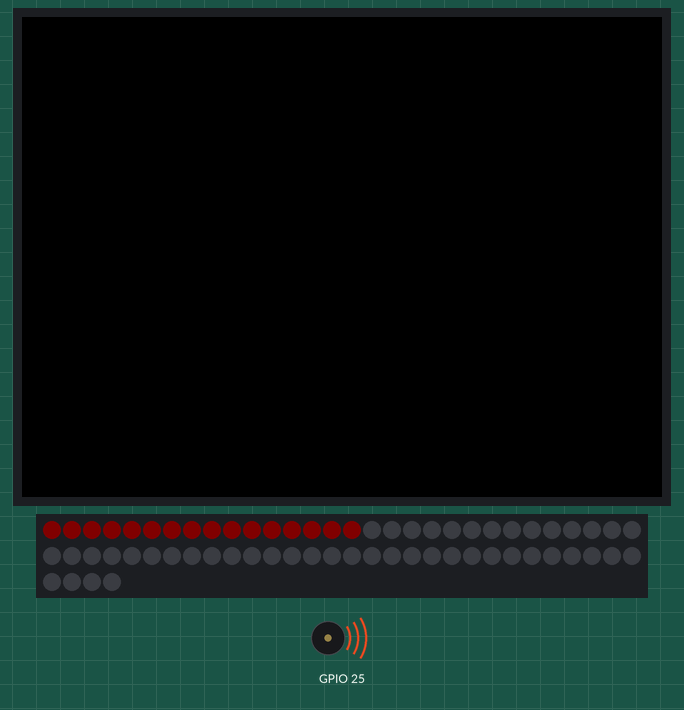
The sketch below on a simulated ESP32. Parts: 320×240 colour display, 64 RGB LEDs in strip order, left to right, continuing on the next row, buzzer (waves = sounding). Dim RGB values are drawn brighter than linear.

Above: at 0.4 s.
At 0.9 s:
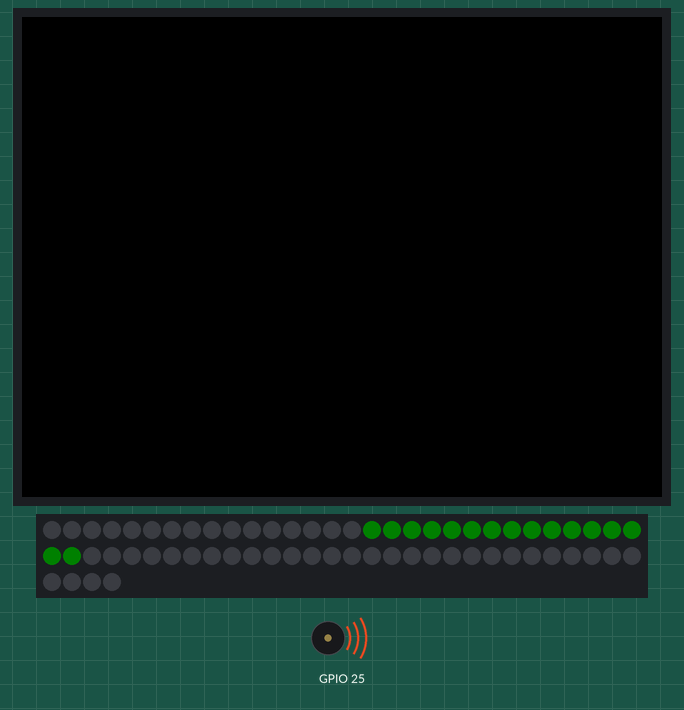
At 1.4 s:
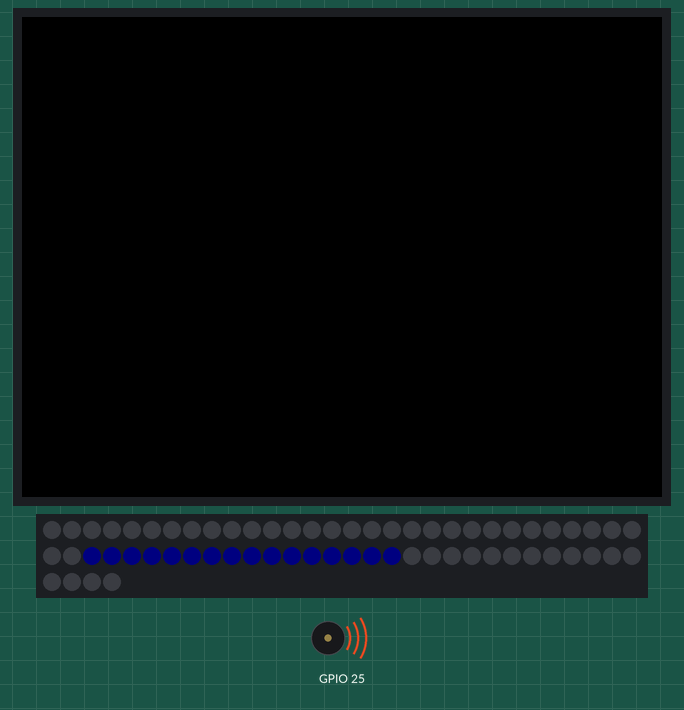
At 1.9 s:
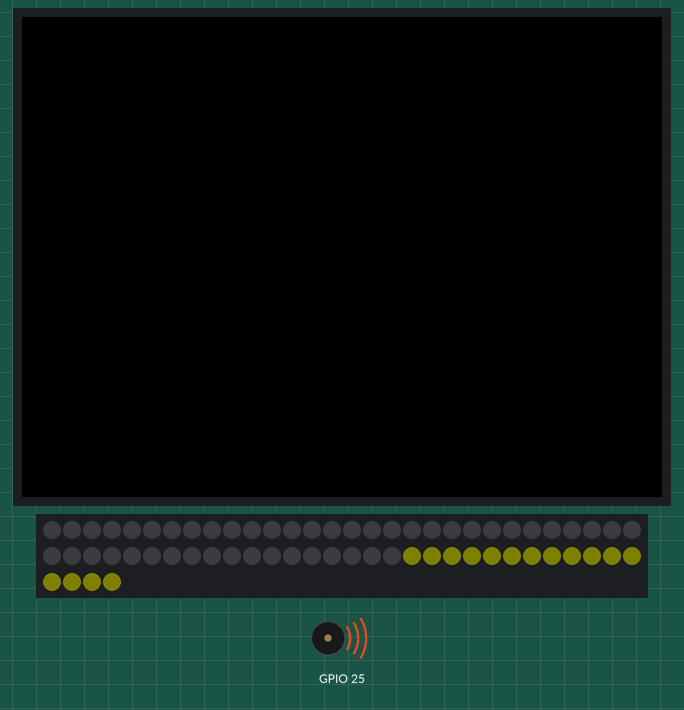

The sketch:

HW3.2.ino
```cpp
#include <M5Stack.h>
#include <FastLED.h>

#define DATA_PIN 15
#define LED_TYPE WS2811
#define COLOR_ORDER GRB
#define NUM_LEDS 64
#define BRIGHTNESS 5

const int BLACK_COLOR[3] = {0,0,0};
const int RED_COLOR[3] = {255,0,0};
const int GREEN_COLOR[3] = {0,255,0};
const int BLUE_COLOR[3] = {0,0,255};
const int YELLOW_COLOR[3] = {255,255,0};

CRGB leds[NUM_LEDS];

void setup() {
  M5.begin();

  FastLED.addLeds<LED_TYPE,DATA_PIN,COLOR_ORDER>(leds,NUM_LEDS).setCorrection(TypicalLEDStrip);
  FastLED.setBrightness(BRIGHTNESS);

  M5.Speaker.tone(700);
  delay(200);
  M5.Speaker.end();
}

void loop() {

  setLED(0, 16, RED_COLOR);
  setLED(16, 48, BLACK_COLOR);
  FastLED.show();
  delay(500);

  setLED(0, 16, BLACK_COLOR);
  setLED(16, 16, GREEN_COLOR);
  setLED(32, 32, BLACK_COLOR);
  FastLED.show();
  delay(500);

  setLED(0, 32, BLACK_COLOR);
  setLED(32, 16, BLUE_COLOR);
  setLED(48, 16, BLACK_COLOR);
  FastLED.show();
  delay(500);

  setLED(0, 48, BLACK_COLOR);
  setLED(48, 16, YELLOW_COLOR);
  FastLED.show();
  delay(500);
}

void setLED(int start, int number, const int RGBcolor[]) {
  for (int i = start; i < start + number; i++)
  {
    leds[i] = CRGB(RGBcolor[0],RGBcolor[1],RGBcolor[2]);
  }
}
```

Measured:
- by itself, everything shown: repeats every 2.0 s, in 4 steps
- what the display in image 0 shows lasts 0.5 s, from 0.4 s to 0.9 s
